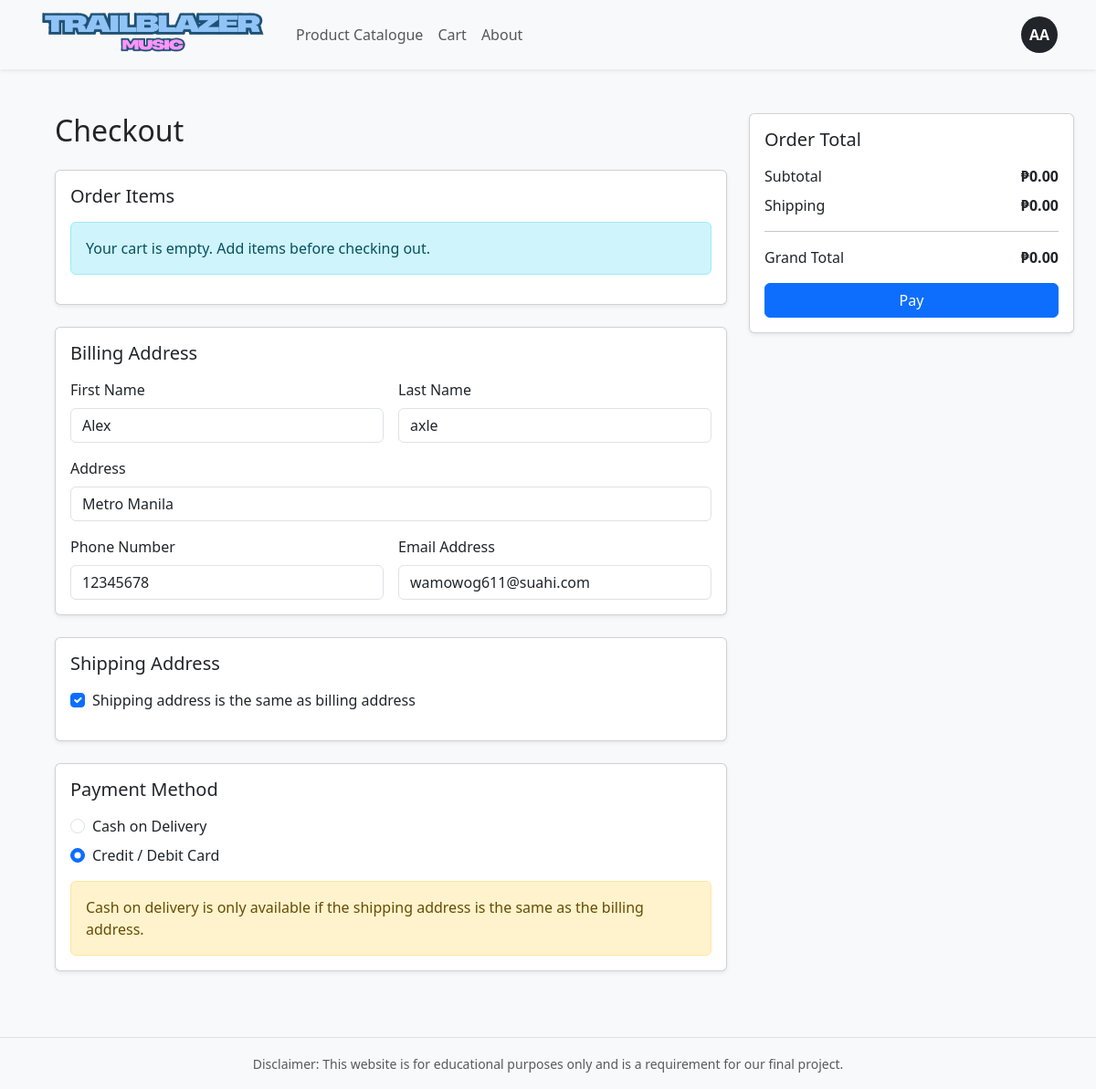
Page /shop/checkout.php (signed in) on the committed database.
### tables this page shows
CREATE TABLE `tbl_customer_profile` (
  `id` int(11) NOT NULL,
  `first_name` varchar(50) NOT NULL,
  `middle_name` varchar(50) DEFAULT NULL,
  `last_name` varchar(50) NOT NULL,
  `email` varchar(50) NOT NULL,
  `password` varchar(255) NOT NULL,
  `address` varchar(255) NOT NULL,
  `contact` int(11) NOT NULL,
  `is_verified` tinyint(1) NOT NULL DEFAULT 0,
  `verification_token` varchar(255) DEFAULT NULL,
  `created_at` datetime NOT NULL DEFAULT current_timestamp(),
  `verified_at` datetime DEFAULT NULL
);

### shop/checkout.php (the view, shortened to what this page needs)
<?php
require('db.php');
require('header.php');
$cartItems = [];
$subtotal = 0;
$shipping = !empty($cartItems) ? 100 : 0;
$grandTotal = $subtotal + $shipping;
$billingFirstName = '';
$billingLastName = '';
$billingAddress = '';
$billingPhone = '';
$billingEmail = '';
if (!empty($_SESSION['username'])) {
    $currentEmail = mysqli_real_escape_string($conn_name, $_SESSION['username']);
    $profileSql = "SELECT first_name, last_name, address, contact, email FROM tbl_customer_profile WHERE email = '$currentEmail' LIMIT 1";
    $profileResult = mysqli_query($conn_name, $profileSql);
    if ($profileResult && mysqli_num_rows($profileResult) > 0) {
        $profile = mysqli_fetch_assoc($profileResult);
        $billingFirstName = $profile['first_name'] ?? '';
        $billingLastName = $profile['last_name'] ?? '';
        $billingAddress = $profile['address'] ?? '';
        $billingPhone = $profile['contact'] ?? '';
        $billingEmail = $profile['email'] ?? '';
    }
}
?>
<form method="post" class="row g-4">
    <div class="col-lg-8">
        <h2 class="mb-4">Checkout</h2>
        <div class="card shadow-sm mb-4">
            <div class="card-body">
                <h4 class="h5 mb-3">Order Items</h4>
                <?php if (empty($cartItems)): ?>
                    <div class="alert alert-info">Your cart is empty. Add items before checking out.</div>
                <?php endif; ?>
            </div>
        </div>
        <div class="card shadow-sm mb-4">
            <div class="card-body">
                <h4 class="h5 mb-3">Billing Address</h4>
                <div class="row g-3">
                    <div class="col-md-6">
                        <label class="form-label">First Name</label>
                        <input type="text" class="form-control" name="billing_first_name" value="<?= htmlspecialchars($billingFirstName); ?>" required>
                    </div>
                    <div class="col-md-6">
                        <label class="form-label">Last Name</label>
                        <input type="text" class="form-control" name="billing_last_name" value="<?= htmlspecialchars($billingLastName); ?>" required>
                    </div>
                    <div class="col-12">
                        <label class="form-label">Address</label>
                        <input type="text" class="form-control" name="billing_address" value="<?= htmlspecialchars($billingAddress); ?>" required>
                    </div>
                    <div class="col-md-6">
                        <label class="form-label">Phone Number</label>
                        <input type="text" class="form-control" name="billing_phone" value="<?= htmlspecialchars($billingPhone); ?>" required>
                    </div>
                    <div class="col-md-6">
                        <label class="form-label">Email Address</label>
                        <input type="email" class="form-control" name="billing_email" value="<?= htmlspecialchars($billingEmail); ?>" required>
                    </div>
                </div>
            </div>
        </div>
        <div class="card shadow-sm mb-4">
            <div class="card-body">
                <h4 class="h5 mb-3">Shipping Address</h4>
                <div class="form-check mb-3">
                    <input class="form-check-input" type="checkbox" id="same_as_billing" name="same_as_billing" checked>
                    <label class="form-check-label" for="same_as_billing">Shipping address is the same as billing address</label>
                </div>
            </div>
        </div>
        <div class="card shadow-sm mb-4">
            <div class="card-body">
                <h4 class="h5 mb-3">Payment Method</h4>
                <div class="form-check mb-2">
                    <input class="form-check-input" type="radio" name="payment_method" id="cod" value="cod" checked disabled>
                    <label class="form-check-label text-muted" for="cod">Cash on Delivery</label>
                </div>
                <div class="form-check">
                    <input class="form-check-input" type="radio" name="payment_method" id="card" value="card" checked>
                    <label class="form-check-label" for="card">Credit / Debit Card</label>
                </div>
                <div class="alert alert-warning mt-3 mb-0">
                    Cash on delivery is only available if the shipping address is the same as the billing address.
                </div>
            </div>
        </div>
    </div>
    <div class="col-lg-4">
        <div class="card shadow-sm sticky-top">
            <div class="card-body">
                <h4 class="h5 mb-3">Order Total</h4>
                <div class="d-flex justify-content-between mb-2">
                    <span>Subtotal</span>
                    <strong>₱<?= number_format((float)$subtotal, 2); ?></strong>
                </div>
                <div class="d-flex justify-content-between mb-2">
                    <span>Shipping</span>
                    <strong>₱<?= number_format((float)$shipping, 2); ?></strong>
                </div>
                <hr>
                <div class="d-flex justify-content-between mb-3">
                    <span>Grand Total</span>
                    <strong>₱<?= number_format((float)$grandTotal, 2); ?></strong>
                </div>
                <button type="submit" class="btn btn-primary w-100">Pay</button>
            </div>
        </div>
    </div>
</form>
<?php require('../footer.php'); ?>

### shop/header.php (shortened to what this page needs)
<?php
$initials = '';
if (!empty($_SESSION['username'])) {
    $email = trim($_SESSION['username']);
    $stmt = $conn_name->prepare("SELECT first_name, last_name FROM tbl_customer_profile WHERE email = ? LIMIT 1");
    if ($stmt) {
        $stmt->bind_param('s', $email);
        $stmt->execute();
        $result = $stmt->get_result();
        $profile = $result->fetch_assoc();
        $firstName = $profile['first_name'] ?? '';
        $lastName = $profile['last_name'] ?? '';
        if ($firstName !== '') {
            $initials .= strtoupper(substr($firstName, 0, 1));
        }
        if ($lastName !== '') {
            $initials .= strtoupper(substr($lastName, 0, 1));
        }
    }
}
?>
<!DOCTYPE html>
<html lang="en">
<head>
    <link href="https://cdn.jsdelivr.net/npm/bootstrap@5.3.8/dist/css/bootstrap.min.css"
    rel="stylesheet"
>
    <link rel="stylesheet" href="style.css">
</head>
<body>
    <nav class="navbar navbar-expand-lg navbar-light bg-light shadow-sm mb-4">
        <div class="container">
            <a class="navbar-brand fw-bold me-4" href="homepage.php">
                <img src="../images/iTamamo2.png" alt="Company Logo" class="img-fluid"
                    style="max-height: 50px; height: 50px; width: 250px; object-fit: cover;">
            </a>
            <div class="collapse navbar-collapse">
                <ul class="navbar-nav me-auto">
                    <li class="nav-item">
                        <a class="nav-link" href="product_catalogue.php">Product Catalogue</a>
                    </li>
                    <li class="nav-item">
                        <a class="nav-link" href="cart.php">Cart</a>
                    </li>
                    <li class="nav-item">
                        <a class="nav-link" href="about.php">About</a>
                    </li>
                </ul>
                <?php if ($initials !== ''): ?>
                    <a href="user_information.php" class="nav-link" aria-label="User profile" title="User profile">
                        <span class="rounded-circle bg-dark text-white d-inline-flex align-items-center justify-content-center"
                                style="width: 40px; height: 40px; font-weight: bold;">
                            <?= htmlspecialchars($initials); ?>
                        </span>
                    </a>
                <?php else: ?>
                    <a href="registration.php" class="nav-link" aria-label="Not logged in or registered" title="Not logged in or registered">
                        <i class="bi bi-person-x-fill fs-4 text-secondary">User</i>
                    </a>
                <?php endif; ?>
            </div>
        </div>
    </nav>
    <div class="container m-5">

### style.css (style rules this page uses)
body { background-color: #f8f9fa; }

### rows in the picture
tbl_customer_profile: initials "AA", billing_first_name "Alex", billing_last_name "axle", billing_address "Metro Manila", billing_phone "12345678", billing_email "wamowog611@suahi.com"

### other values in the picture
$subtotal "0.00"
$shipping "0.00"
$grandTotal "0.00"
